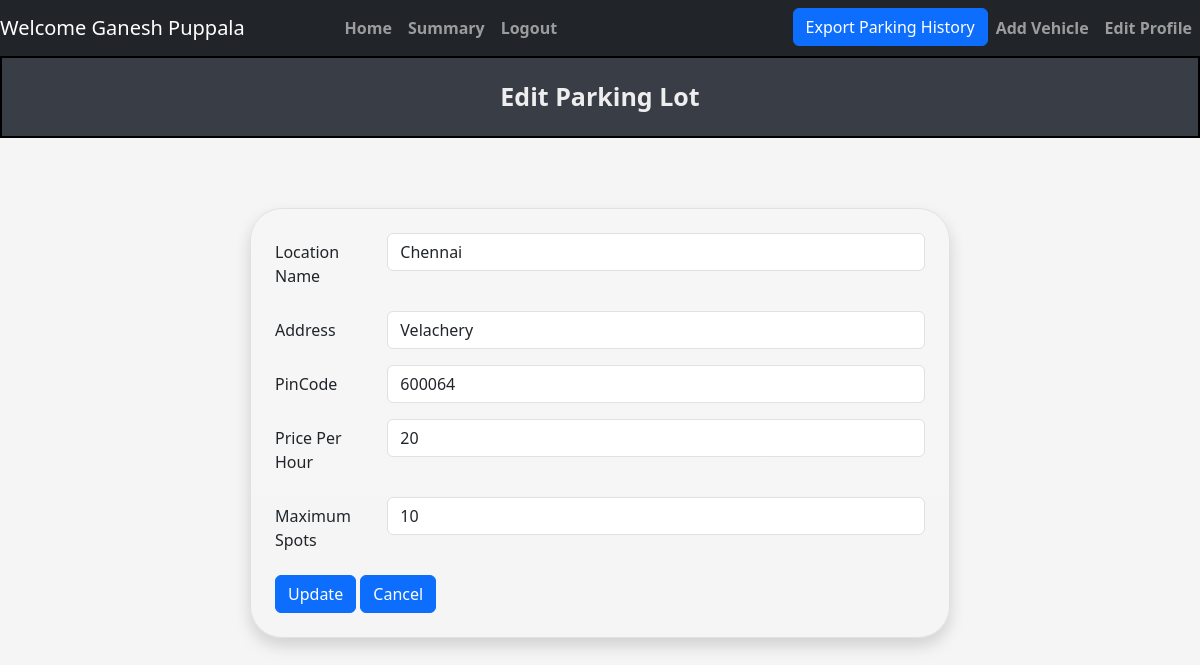
The app's page /admin/edit?lot_id=1 (signed in) with its own data.
### tables this page shows
CREATE TABLE ParkingLot (
            lot_id INTEGER PRIMARY KEY AUTOINCREMENT,
            location_name TEXT NOT NULL,
            address TEXT NOT NULL,
            pincode TEXT NOT NULL,
            price INTEGER NOT NULL, 
            maxSpots INTEGER NOT NULL
        );

### controllers/admin_controller.py (the view, shortened to what this page needs)
@admin.route('/admin/edit', methods=['GET', 'POST'])
def editSpot():
    lot_id = request.args.get('lot_id', type=int)
    print("Lot id : ", lot_id)
    parkinglotdata = fetch_parking_lot(lot_id)
    return render_template("admin/editParkinglot.html", parking_lot_data = parkinglotdata, lot_id = lot_id)

### models/parking_lot.py (called while the page is built)
def fetch_parking_lot(lot_id):
    connection = sqlite3.connect(DATABASE_PARKING)
    cur = connection.cursor()
    cur.execute(
        '''
            Select * from ParkingLot where lot_id = (?)
        ''',(lot_id,)
    )
    parkinglotData = cur.fetchone()
    connection.commit()
    connection.close()
    return parkinglotData

### templates/admin/editParkinglot.html (shortened to what this page needs)
{% extends "navbar.html" %}
{% block content %}
    <div class="title"> Edit Parking Lot </div>
    <div style="padding: 50px;" class="d-flex justify-content-center align-items-center min-vh-50">
        <form id="lotForm" class="border p-4 bg-gradient rounded-5 shadow" style="width: 100%; max-width: 700px;">
            <div class="row mb-3">
                <label for="locationName" class="col-sm-2 col-form-label">Location Name</label>
                <div class="col-sm-10">
                    <input type="text" class="form-control" id="locationName" value="{{ parking_lot_data[1] }}" required>
                </div>
            </div>
            <div class="row mb-3">
                <label for="address" class="col-sm-2 col-form-label">Address</label>
                <div class="col-sm-10">
                    <input type="text" class="form-control" id="address" value = "{{parking_lot_data[2]}}"required>
                </div>
            </div>
            <div class="row mb-3">
                <label for="pincode" class="col-sm-2 col-form-label">PinCode</label>
                <div class="col-sm-10">
                    <input type="number" class="form-control" id="pincode" value="{{parking_lot_data[3]}}" required>
                </div>
            </div>
            <div class="row mb-3">
                <label for="pricePerHour" class="col-sm-2 col-form-label">Price Per Hour</label>
                <div class="col-sm-10">
                    <input type="number" class="form-control" id="pricePerHour" value="{{parking_lot_data[4]}}" required>
                </div>
            </div>
            <div class="row mb-3">
                <label for="maxSpots" class="col-sm-2 col-form-label">Maximum Spots</label>
                <div class="col-sm-10">
                    <input type="number" class="form-control" id="maxSpots" value="{{parking_lot_data[5]}}" required>
                </div>
            </div>
            <span>
                <button id="update" type="submit" class="btn btn-primary" >Update</button>
                <button id="cancel" type="button" class="btn btn-primary" onclick="window.location.href='/admin/dashboard'">Cancel</button>
            </span>
        </form>
    </div>
{% endblock %}

### static/css/style.css (style rules this page uses)
body { background-color: #f5f5f5; justify-content: center; }
.title { background-color: #393E46; border: 2px solid black; text-align: center; padding: 20px; font-weight: bold; font-size: 25px; margin-bottom: 20px; color: #EEEEEE; }

### records on screen
ParkingLot: location_name "Chennai", address "Velachery", pincode "600064", price "20", maxSpots "10"

### other values on screen
{{ session.get('name') }} "Ganesh Puppala"
